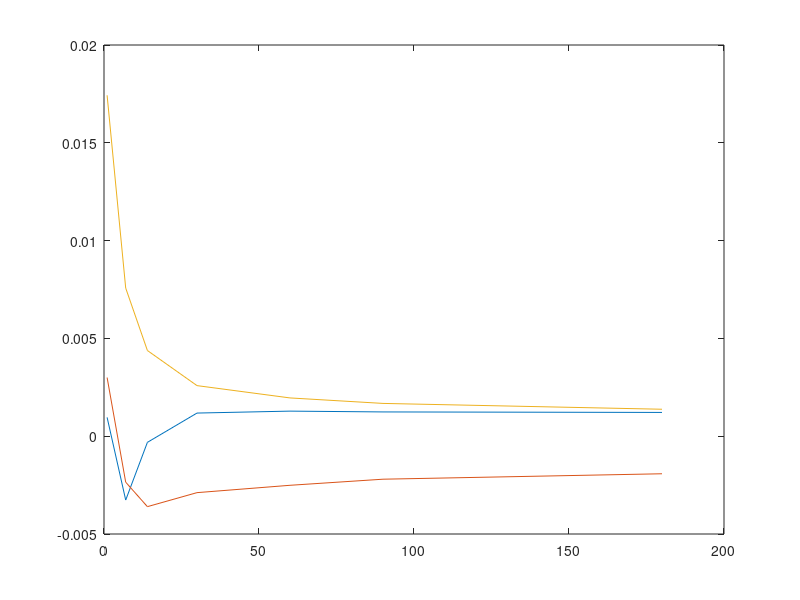

Source code (MATLAB): (Note: this script raises an error after producing the figure.)
%% Cleanup and data loading
clc;
clear all;
close all;

%% Setting up constants
Q = 12;                 % number of compoundings per year for non-infinitesimal model
N = 3;                  % number of principal components
NUM_ITER = 10000;       % number of simulations
D = 252;                % days in year
T = 10*D;               % number of days to simulate
dT = 1/D;               % time step for simulation
s_dT = sqrt(dT);

MICEX_NSS = 1;
BANK_ENGLAND_FWD = 2;
MOSPRIME = 3;
SELECTED_MODEL = MOSPRIME;

LOGNORMAL = 1;          % 0 - standard model, 1 - non-infinitesimal
APPROXIMATE = 1;        % 0 - no principal components approximation, 1 - polynomial approximation
QUASY_RANDOM = 0;       % 0 - use quasi-random, 1 - low-discrepancy numbers

%% Loading data
switch SELECTED_MODEL
    case MICEX_NSS
        % I have to load data and calculate three variables: dates, rates, terms
        load('hjm_micex_nss.mat');
        terms = [0.01 0.5:0.5:25];
        d_terms = diff(terms);
        
        N1 = size(BETA0, 1);
        M1 = size(terms, 2);
        rates = zeros(N1, M1);
        
        for i = 1:N1
            tau_t = TAU(i)./terms;
            t_tau = terms./TAU(i);
            e_tau_t = exp(-t_tau);
            rates(i,:) = BETA0(i) ...
                        + (BETA1(i)+BETA2(i))*tau_t.*(1-e_tau_t) ...
                        - BETA2(i)*e_tau_t ... 
                        + G1(i)*exp(-(terms.^2)/2) ...
                        + G2(i)*exp(-((terms-1).^2)/2) ...
                        + G3(i)*exp(-((terms-2).^2)/2);
            rates(i,:) = rates(i,:) / 100;
            d_rates = diff(rates(i,:));
            rates(i,:) = convert_to_forward(rates(i,:), terms); 
        end
        dates = TRADEDATE;
    case BANK_ENGLAND_FWD
        load('hjm_boe_forward.mat');
        d_terms = diff(terms);
    case MOSPRIME
        load('mosprime.mat');
        d_terms = diff(terms);
end

%% Removing empty data
index = find(min(rates, [], 2) == 0);    % finding rows which contain zeros
report.num_zeros = size(index, 1);

rates(index, :) = [];
dates(index) = [];

dates = x2mdate(dates); % not really necessary but nice indeed

%% Estimating volatilities of interest rates
if LOGNORMAL == 0 
    covariance = cov(diff(rates)) * D/10000;
else
    covariance = cov(diff(((1+rates).^(1/Q)-1)*Q)) * D/10000;
end

[V,K] = eig(covariance);
eigen_values = diag(K);
report.percentage_explained = sum(eigen_values(end-N+1:end))/sum(eigen_values);
eigen_values = eigen_values(end-N+1:end);
eigen_vectors = V(:, end-N+1:end);
for i=1:N
    eigen_vectors(:,i) = eigen_vectors(:,i).*sqrt(eigen_values(i));
end

%% And plotting eigenvectors
plot(terms, eigen_vectors, 'YDataSource', 'eigen_vectors', 'XDataSource', 'terms');

%% Fitting eigenvectors
X = polynom(terms', 3);
theta = pinv(X'*X) * X' * eigen_vectors;
fitted_eigen_vectors = X*theta;

%% And plotting eigenvectors together with fitted eigenvectors
plot(terms,[eigen_vectors fitted_eigen_vectors], 'YDataSource', 'eigen_vectors', 'XDataSource', 'terms');

%% Estimating risk-neutral drift and volatility
if APPROXIMATE == 0
    pcv = eigen_vectors;
else
    pcv = fitted_eigen_vectors;
end
N1 = size(pcv, 1);
M1 = size(pcv, 2);

diffusion = zeros(N1, M1);
diffusion(1,:) = pcv(1,:);
for i = 2:N1
    % TODO here's numerical integration while I could do exact
    diffusion(i,:) = diffusion(i-1,:)+((pcv(i,:)+pcv(i-1,:))/2)*d_terms(i-1); 
end

pcv = pcv .* diffusion;
drift = sum(pcv, 2);

%% And plotting drift
plot(terms, drift, 'YDataSource', 'drift_vector', 'XDataSource', 'terms');

%% Monte-Carlo simulation using Musiela parametrization
% At the moment I have a current forward rate curve
[~, index] = max(dates);    % select last date
F0 = rates(index, :)/100;   % initial rate curve

tic
dt = [d_terms d_terms(end)];

M = size(terms, 2);
res = zeros(T,M);
for time=1:NUM_ITER
    f = zeros(T, M);
    f(1,:) = F0;
    if QUASY_RANDOM == 0 
        motion =  randn(T, N) * diffusion';
    else
        rands = zeros(T,N);
        for i = 1:N            
            rands(:,i) = lhsnorm(0,1,T)';
        end
        motion = rands * diffusion';
    end
    for i = 2:T
        df = diff(f(i-1,:));
        df = [df df(end)] ./ dt;
        if LOGNORMAL > 0 
            f(i,:) = f(i-1,:) + (drift' + df) * dT + Q*(1-exp(f(i-1,:)/Q)) .* motion(i,:) * s_dT; 
        else
            f(i,:) = f(i-1,:) + (drift' + df) * dT + motion(i,:) * s_dT; 
        end
    end
    %mesh(f); figure(gcf);
    %pause; 
    res = res + f;
end
res = res / NUM_ITER;
toc

%% And plotting curvez
mesh(res); figure(gcf);